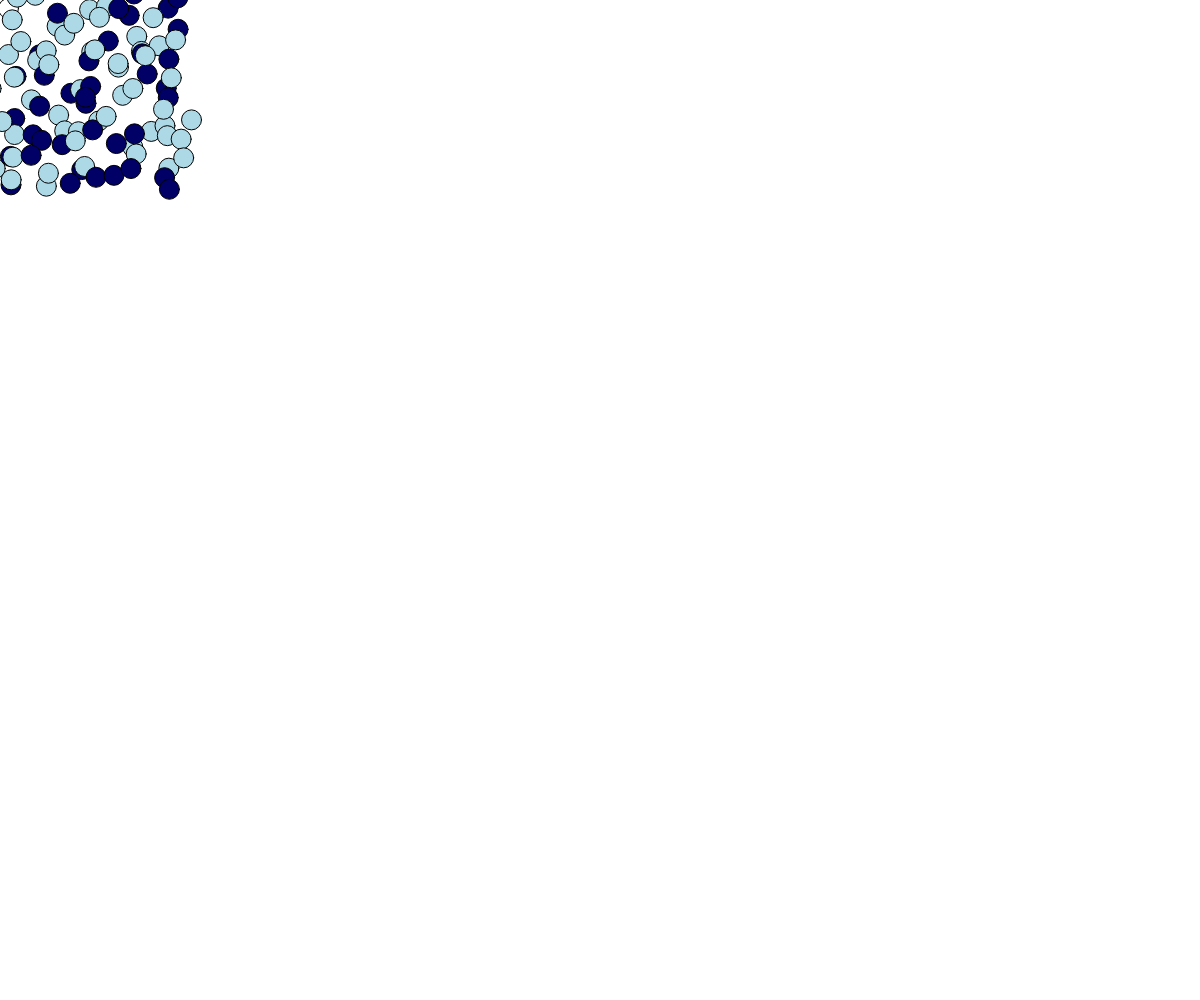
Frame 1 (no input)
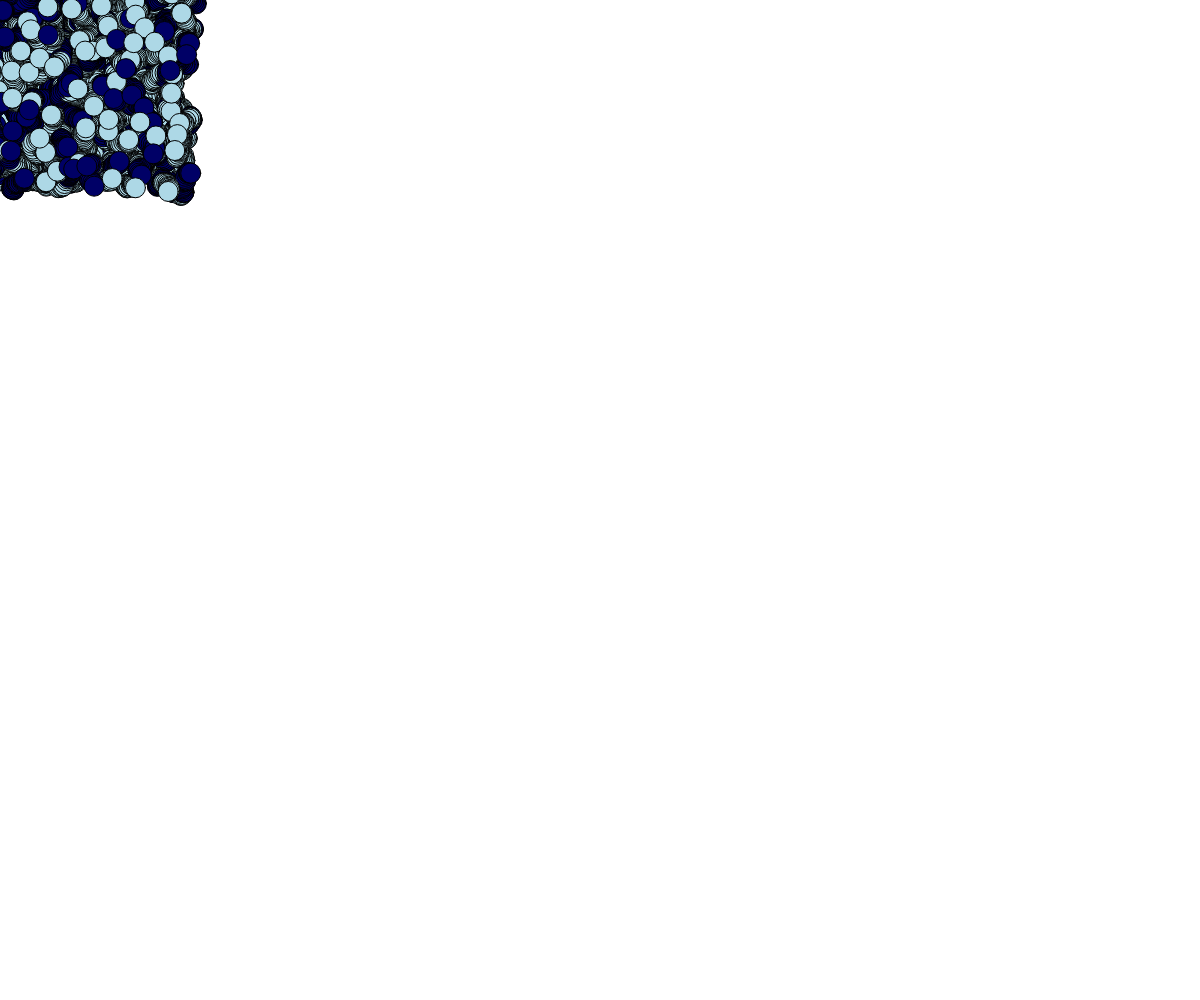
Frame 60 (no input)
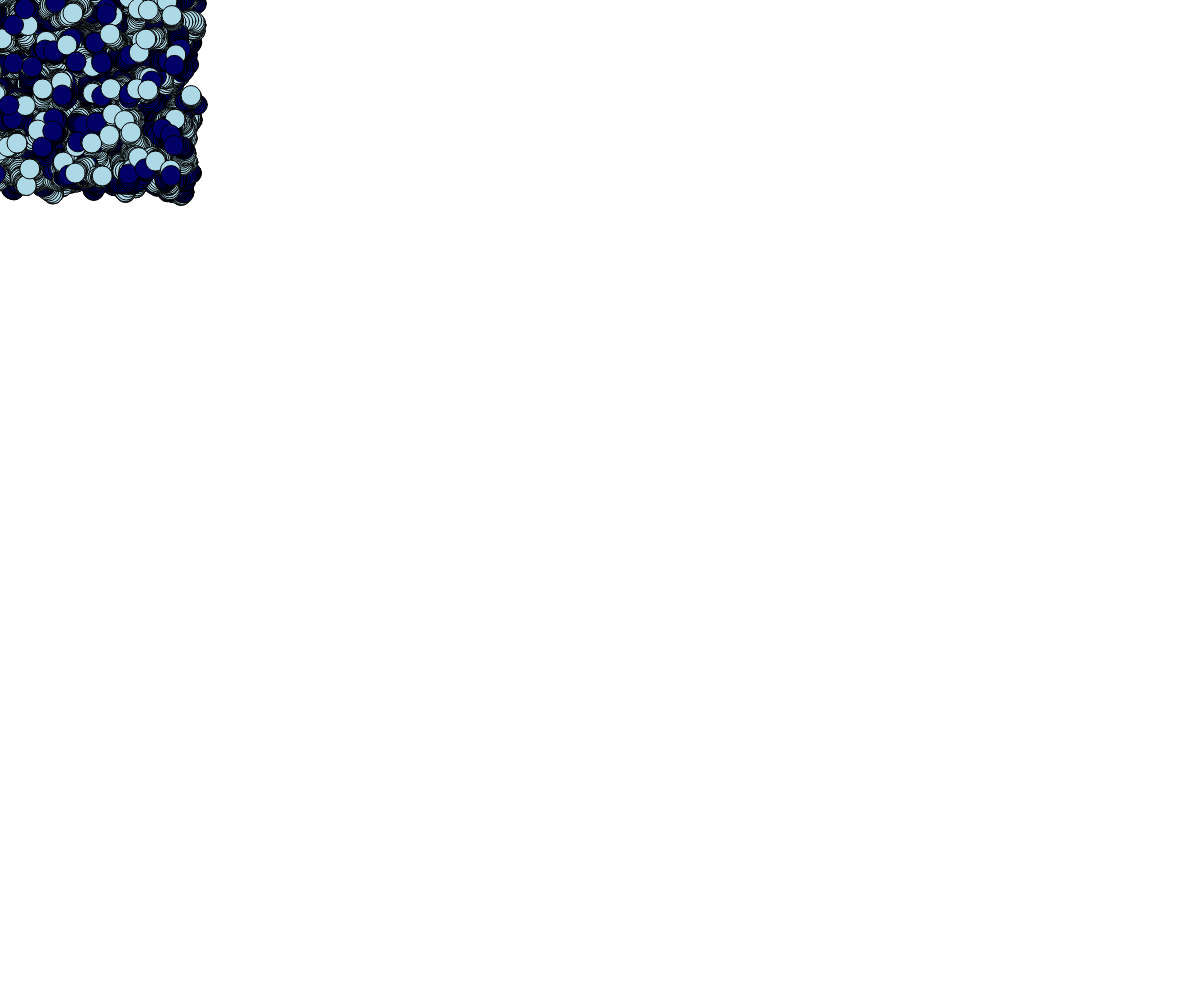
Frame 120 (the mouse pressed at the canvas centre since frame 60)

The p5.js sketch that drew these frames (run headless with seeded random() and noise() and a simulated clock; from frame 60 on, the mouse is pressed at the canvas centre):

// p5.js sketch
// ── sketch.js

let x = 0;
let iterations = 200;
let gap = 20;

let width = window.innerWidth;
let height = window.innerHeight;

let z = 0;

function setup() {
  createCanvas(width, height);

}



function draw() {


  for (let i = 0; i<iterations; i = i + gap ){
    for (let j = 0; j<iterations; j = j+ gap){

      let noiseConst = noise(i,j,z)

      let x = i+50*(noise(j,i,z)-0.5)
      let y = j+50* (noise(z,i,j)-0.5)
      circle(x , y, 20)

      if (noiseConst<0.5){
        fill("#ADD8E6")
      }
      else{
        fill("#006")
      }


  }
}

z = z+0.05;

//  point(x, height/2+20*sin(x))

//  x++;

}
